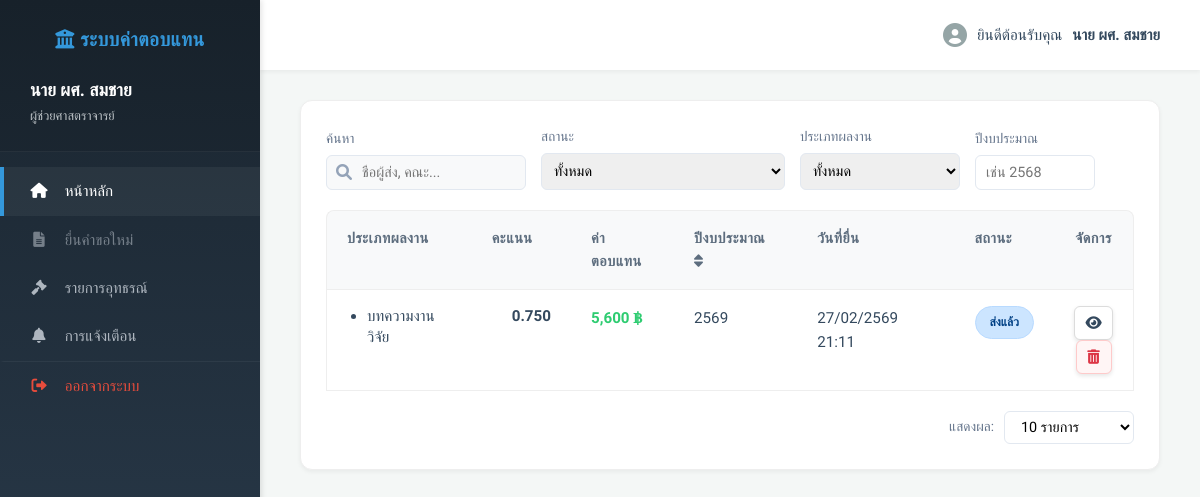
Screenshot of /dashboard (signed in) with the database file from the repository.
### tables this page shows
CREATE TABLE RequestRecord (
            id TEXT PRIMARY KEY,
            applicant_username TEXT NOT NULL,
            applicant_name TEXT,
            fiscal_year TEXT,
            status TEXT,
            date_submitted TEXT,
            total_score REAL DEFAULT 0.0,
            approved_amount REAL DEFAULT 0.0,
            comments_json TEXT,
            timeline_status TEXT,
            batch_id TEXT,
            applicant_info_json TEXT,
            works_json TEXT,
            admin_viewer TEXT,
            research_viewer TEXT,
            committee_approver TEXT,
            final_approver TEXT,
            decision_reason TEXT,
            history_json TEXT
        );

### routes/main.py (the view)
@main_bp.route('/dashboard') # ผู้รับผิดชอบ: นางสาวฐิติรัตน์ แสงห้าว (ค้นหาคำขอ)
def dashboard():
    if 'username' not in session: return redirect(url_for('auth.login'))
    role = session['role']
    username = session['username']
    if role == 'applicant':
        rows = query_db('SELECT * FROM RequestRecord WHERE applicant_username = ?', (username,))
    elif role in ['administration', 'research', 'committee']:
        rows = query_db('SELECT * FROM RequestRecord WHERE status != ?', ('แบบร่าง',))
    else:
        rows = []
    display_reqs = []
    for row in rows:
        r = dict(row)
        r['works'] = json.loads(r['works_json']) if r.get('works_json') else []
        r['applicant_info'] = json.loads(r['applicant_info_json']) if r.get('applicant_info_json') else {}
        r['applicant'] = r['applicant_username']
        r['date'] = r['date_submitted']
        r['score'] = r['total_score']
        display_reqs.append(r)
    pending_reqs = []
    if role == 'administration':
        pending_reqs = [r for r in display_reqs if r.get('status') == 'รอเสนอพิจารณา']
    all_users = []
    if role == 'admin':
        user_rows = query_db('SELECT * FROM Account')
        all_users = [dict(u) for u in user_rows]
    return render_template('dashboard.html',
                           name=session['name'],
                           role=role,
                           position=session.get('position',''),
                           requests=display_reqs,
                           batches=[], # Remove batches
                           pending_reqs=pending_reqs,
                           users=all_users)

### app.py (called while the page is built)
@app.template_filter('rich_status_label')
def rich_status_label(req, role):
    status = req.get('status', '')
    if status == 'อนุมัติ' and any(w.get('status') in ['ไม่อนุมัติ', 'ผลงานซ้ำซ้อน'] for w in req.get('works', [])):
        return 'อนุมัติ (ไม่อนุญาตบางส่วน)'
    return role_status_label(status, role)

@app.template_filter('translate_work_type')
def translate_work_type(initial_type):
    mapping = {
        'research': 'บทความงานวิจัย', 'textbook': 'ตำราหรือหนังสือ', 'creative': 'งานสร้างสรรค์',
        'social': 'ผลงานรับใช้ท้องถิ่นและสังคม', 'industry': 'ผลงานวิชาการเพื่ออุตสาหกรรม',
        'teaching': 'ผลงานการสอน', 'policy': 'ผลงานวิชาการเพื่อพัฒนานโยบายสาธารณะ', 'innovation': 'ผลงานนวัตกรรม'
    }
    if initial_type in mapping: return mapping[initial_type]
    wt = query_db('SELECT * FROM WorkType WHERE id = ?', (initial_type,), one=True)
    return wt['label'] if wt else initial_type

### database.py (called while the page is built)
def get_db_connection():
    os.makedirs(os.path.dirname(DATABASE_PATH), exist_ok=True)
    conn = sqlite3.connect(DATABASE_PATH)
    conn.row_factory = sqlite3.Row
    return conn

def query_db(query, args=(), one=False):
    conn = get_db_connection()
    cur = conn.execute(query, args)
    rv = cur.fetchall()
    conn.close()
    return (rv[0] if rv else None) if one else rv

### utils/helpers.py (called while the page is built, shortened)
def get_current_fiscal_year():
    today = datetime.now()
    if today.month >= 10:
        return today.year + 543 + 1
    return today.year + 543

def is_within_timeline():
    current_fy = get_current_fiscal_year()
    config = query_db('SELECT * FROM TimelineConfig WHERE fiscal_year = ?', (str(current_fy),), one=True)
    if not config:
        config = query_db('SELECT * FROM TimelineConfig ORDER BY fiscal_year DESC LIMIT 1', one=True)
    if not config:
        return True # Default open if absolutely no config exists

### templates/dashboard.html (shortened to what this page needs)
<!DOCTYPE html>
<html lang="th">
<head>
    <link rel="stylesheet" href="static/style.css">
    <link rel="stylesheet" href="https://cdnjs.cloudflare.com/ajax/libs/font-awesome/6.0.0/css/all.min.css">
</head>
<body>
    <div class="dashboard-wrapper">
        {% include 'sidebar.html' %}
        <main class="main-content">
            <header class="top-bar" style="display: flex; justify-content: flex-end; align-items: center;">
                <div class="user-profile">
                    <i class="fas fa-user-circle"></i> ยินดีต้อนรับคุณ <strong>{{ name }}</strong>
                </div>
            </header>
            <section class="content-area">
                {% if role != 'admin' %}
                <div class="table-container">
                    <div class="filter-bar-container"
                        style="margin-bottom: 20px; display: flex; gap: 15px; flex-wrap: wrap; align-items: flex-end;">
                        <div class="filter-group">
                            <label
                                style="display: block; font-size: 0.85rem; color: #64748b; margin-bottom: 5px;">ค้นหา</label>
                            <div class="input-with-icon" style="position: relative;">
                                <i class="fas fa-search"
                                    style="position: absolute; left: 10px; top: 50%; transform: translateY(-50%); color: #94a3b8;"></i>
                                <input type="text" id="searchInput" onkeyup="filterTable()"
                                    placeholder="ชื่อผู้ส่ง, คณะ..."
                                    style="padding: 8px 10px 8px 35px; border: 1px solid #e2e8f0; border-radius: 6px; width: 200px; font-size: 0.9rem;">
                            </div>
                        </div>
                        <div class="filter-group">
                            <label
                                style="display: block; font-size: 0.85rem; color: #64748b; margin-bottom: 5px;">สถานะ</label>
                            <select id="statusFilter" onchange="filterTable()"
                                style="padding: 8px; border: 1px solid #e2e8f0; border-radius: 6px; min-width: 150px; font-size: 0.9rem;">
                                <option value="">ทั้งหมด</option>
                            </select>
                        </div>
                        <div class="filter-group">
                            <label
                                style="display: block; font-size: 0.85rem; color: #64748b; margin-bottom: 5px;">ประเภทผลงาน</label>
                            <select id="typeFilter" onchange="filterTable()"
                                style="padding: 8px; border: 1px solid #e2e8f0; border-radius: 6px; min-width: 160px; font-size: 0.9rem;">
                                <option value="">ทั้งหมด</option>
                            </select>
                        </div>
                        <div class="filter-group">
                            <label
                                style="display: block; font-size: 0.85rem; color: #64748b; margin-bottom: 5px;">ปีงบประมาณ</label>
                            <input type="text" id="fiscalFilter" onkeyup="filterTable()" placeholder="เช่น 2568"
                                style="padding: 8px 10px; border: 1px solid #e2e8f0; border-radius: 6px; width: 120px; font-size: 0.9rem;">
                        </div>
                    </div>
                    <table class="styled-table" id="requestsTable">
                        <thead>
                            <tr>
                                <th>ประเภทผลงาน</th>
                                {% if role in ['applicant', 'administration'] %}
                                <th>คะแนน</th>
                                {% endif %}
                                {% if role != 'research' %}
                                <th>ค่าตอบแทน</th>
                                {% endif %}
                                <th onclick="sortTableByFiscal()" style="cursor: pointer;">ปีงบประมาณ <i
                                        class="fas fa-sort"></i></th>
                                <th>วันที่ยื่น</th>
                                <th>สถานะ</th>
                                <th style="text-align: center; width: 80px;">จัดการ</th>
                            </tr>
                        </thead>
                        <tbody id="tableBody">
                            {% for req in requests %}
                            <tr class="item-row" data-fy="{{ req.fiscal_year }}" data-status="{{ req.status }}"
                                data-types="{{ req.works | map(attribute='type') | join(',') }}">
                                <td>
                                    <ul class="table-item-list">
                                        {% for w in req.works %}
                                        <li>{{ w.type | translate_work_type }}</li>
                                        {% endfor %}
                                    </ul>
                                </td>
                                {% if role in ['applicant', 'administration'] %}
                                <td>
                                    {% if req.works %}
                                    {% set scoreColor = 'var(--danger-color)' if req.status in
                                    ['ไม่อนุมัติ','รอการอุทธรณ์'] else 'inherit' %}
                                    <ul class="table-item-list score-list" style="color: {{ scoreColor }};">
                                        {% for w in req.works %}
                                        <li>{{
                                            "%.3f"|format(w.score_calc|float if w.score_calc else 0) }}</li>
                                        {% endfor %}
                                    </ul>
                                    {% else %}
                                    -
                                    {% endif %}
                                </td>
                                {% endif %}
                                {% if role != 'research' %}
                                <td>
                                    {% if req.approved_amount or req.suggested_compensation %}
                                    {% set amt = (req.approved_amount or req.suggested_compensation)|float %}
                                    {% set color = 'var(--danger-color)' if req.status in ['ไม่อนุมัติ','รอการอุทธรณ์']
                                    else 'var(--success-color)' %}
                                    <span style="color: {{ color }}; font-weight: bold;">
                                        {{ "{:,.0f}".format(amt) if amt % 1 == 0 else "{:,.2f}".format(amt) }}
                                        ฿</span>
                                    {% else %}
                                    -
                                    {% endif %}
                                </td>
                                {% endif %}
                                <td>{{ req.fiscal_year }}</td>
                                <td>{{ req.date }}</td>
                                <td>
                                    <span class="status-tag status-{{ req.status }}">
                                        {{ req | rich_status_label(role) }}
                                    </span>
                                </td>
                                <td style="text-align: center;">
                                    {% if req.status == 'แบบร่าง' %}
                                    <a href="{{ url_for('requests.new_request', edit_id=req.id) }}" class="btn-view"
                                        title="แก้ไข (ร่าง)">
                                        <i class="fas fa-edit"></i>
                                    </a>
                                    {% else %}
                                    <a href="{{ url_for('requests.view_request', req_id=req.id) }}" class="btn-view"
                                        title="ดูรายละเอียด">
                                        <i class="fas fa-eye"></i>
                                    </a>
                                    {% endif %}
                                    {% if role == 'applicant' and req.status in ['ส่งแล้ว', 'แก้ไข',
                                    'รอตรวจประวัติการยื่นขอ', 'ผลงานผ่าน', 'รอเสนอพิจารณา'] %}
                                    <form method="POST" action="{{ url_for('requests.view_request', req_id=req.id) }}"
                                        style="display: inline;" onclick="event.stopPropagation();">
                                        <button type="submit" class="btn-view" title="ยกเลิกคำขอ"
                                            style="color: #dc3545; border-color: #fecaca; background: #fff5f5;"
                                            onclick="return confirm('ยืนยันการยกเลิกคำขอนี้? (คุณสามารถยกเลิกได้ก่อนคำขอจะถูกส่งเข้าชุดพิจารณา)')">
                                            <i class="fas fa-trash-alt"></i>
                                        </button>
                                    </form>
                                    {% endif %}
                                </td>
                            </tr>
                            {% endfor %}
                        </tbody>
                    </table>
                    <div style="margin-top: 20px; display: flex; justify-content: space-between; align-items: center;">
                        <div style="display: flex; align-items: center; gap: 10px;">
                            <label style="font-size: 0.85rem; color: #64748b;">แสดงผล:</label>
                            <select id="rowsPerPage" onchange="currentPage=1; applyPagination()"
                                style="padding: 6px 12px; border: 1px solid #e2e8f0; border-radius: 6px; width: 130px; font-size: 0.9rem; background: white; cursor: pointer;">
                                <option value="10">10 รายการ</option>
                            </select>
                        </div>
                    </div>
                </div>
                {% endif %}
            </section>
        </main>
    </div>
</body>
</html>

### templates/sidebar.html (shortened to what this page needs)
<aside class="sidebar">
  <div class="sidebar-header">
    <h3><i class="fas fa-university"></i> ระบบค่าตอบแทน</h3>
    <div style="margin-top: 20px; text-align: left; padding-left: 10px">
      <div
        style="
          font-weight: bold;
          font-size: 1.1rem;
          color: white;
          margin-bottom: 2px;
        "
      >
        {{ name }}
      </div>
      <div style="font-size: 0.8rem; color: #bdc3c7; font-weight: 300">
        {% if position %} {{ position }} {% endif %}
      </div>
    </div>
  </div>
  <nav class="sidebar-nav">
    <a
      href="{{ url_for('main.dashboard') }}"
      class="{% if request.endpoint == 'main.dashboard' %}active{% endif %}"
    >
      <i class="fas fa-home"></i> หน้าหลัก
    </a>
    {% if role == 'applicant' %}
    <a
      href="{{ url_for('requests.new_request') if can_submit and not has_submitted_this_year else 'javascript:void(0)' }}"
      class="{% if request.endpoint == 'requests.new_request' %}active{% endif %}"
      {%
      if
      not
      can_submit
      %}
      onclick="showTimelineAlert(event)"
      style="opacity: 0.6"
      title="ระบบปิดการรับคำขอ"
      {%
      elif
      has_submitted_this_year
      %}
      onclick="showAlreadySubmittedAlert(event)"
      style="opacity: 0.6"
      title="คุณได้ยื่นคำขอไปแล้วในปีนี้"
      {%
      endif
      %}
    >
      <i class="fas fa-file-alt"></i> ยื่นคำขอใหม่
    </a>
    <a
      href="{{ url_for('main.appeals_page') }}"
      class="{% if request.endpoint == 'main.appeals_page' %}active{% endif %}"
    >
      <i class="fas fa-gavel"></i> รายการอุทธรณ์
    </a>
    {% endif %}
    <a
      href="{{ url_for('main.notifications_page') }}"
      class="{% if request.endpoint == 'main.notifications_page' %}active{% endif %}"
      style="display: flex; align-items: center; justify-content: space-between"
    >
      <span><i class="fas fa-bell"></i> การแจ้งเตือน</span>
    </a>
    <div class="sidebar-footer">
      <a href="{{ url_for('auth.logout') }}" class="logout-btn"
        ><i class="fas fa-sign-out-alt"></i> ออกจากระบบ</a
      >
    </div>
  </nav>
</aside>

### rows the page displays
RequestRecord: applicant_name "นาย ผศ. สมชาย", type|translate_work_type "บทความงานวิจัย", score_calc "0.750", approved_amount "5,600", fiscal_year "2569", date "27/02/2569 21:11", status "ส่งแล้ว"

### other values shown
{{ position }} "ผู้ช่วยศาสตราจารย์"
